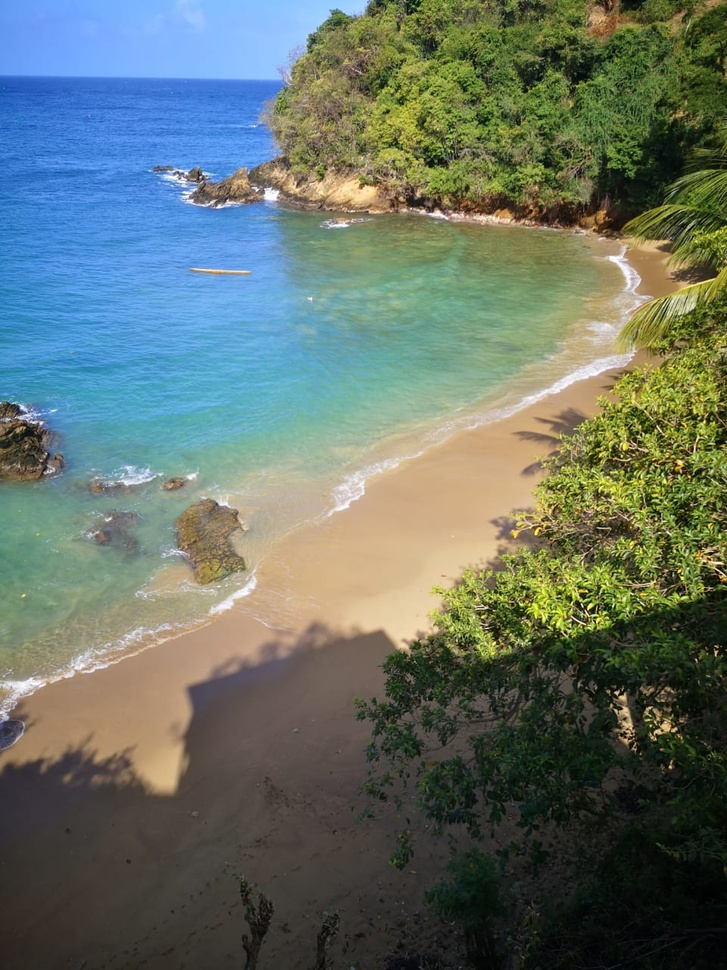
#> input picture classical - opencv/images/castara.jpeg, 727 x 970 px, shrunk from 960 x 1280 before the run
$ jupyter execute 'translation rotation.ipynb'
#> lines starting #> are read from the running program, lines starting #| are printed output that depends on the picture
[cell 1]
# Our Setup, Import Libaries, Create our Imshow Function and Download our Images
import cv2
import numpy as np
from matplotlib import pyplot as plt

# Define our imshow function
def imshow(title = "Image", image = None, size = 5):
    w, h = image.shape[0], image.shape[1]
    aspect_ratio = w/h
    plt.figure(figsize=(size * aspect_ratio,size))
    plt.imshow(cv2.cvtColor(image, cv2.COLOR_BGR2RGB))
    plt.title(title)
    plt.show()

### translation ###

[cell 2]
# Load our image
image = cv2.imread('./images/castara.jpeg')
#> image is the input picture: shape (970, 727, 3); mean B, G, R 103, 113.5, 101.1
imshow("Original", image)

# Store height and width of the image
height, width = image.shape[:2]

# We shift it by quarter of the height and width
quarter_height, quarter_width = height/4, width/4
#quarter_height, quarter_width = -height/4, -width/4

# Our Translation
#       | 1 0 Tx |
#  T  = | 0 1 Ty |

# T is our translation matrix
T = np.float32([[1, 0, quarter_width], [0, 1,quarter_height]])
# this shofts the image into x and/or y axis by the quarter value of the width or height

# We use warpAffine to transform the image using the matrix, T
img_translation = cv2.warpAffine(image, T, (width, height))
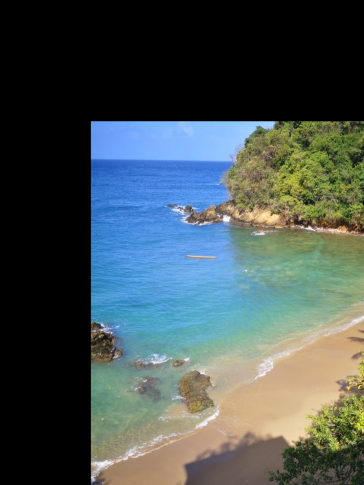
#> img_translation: shape (970, 727, 3) (shown at 1/2 size); mean B, G, R 82.1, 82.2, 69.9
imshow("Translated", img_translation)

[cell 3]
print(T)
#| [[  1.     0.   181.75]
#|  [  0.     1.   242.5 ]]

print(height, width )
#| 970 727

### rotation ###

[cell 4]
height, width = image.shape[:2]

# Divide by two to rototate the image around its centre
rotation_matrix = cv2.getRotationMatrix2D((width/2, height/2), 90, 1)

# Input our image, the rotation matrix and our desired final width and height
rotated_image = cv2.warpAffine(image, rotation_matrix, (width, height))
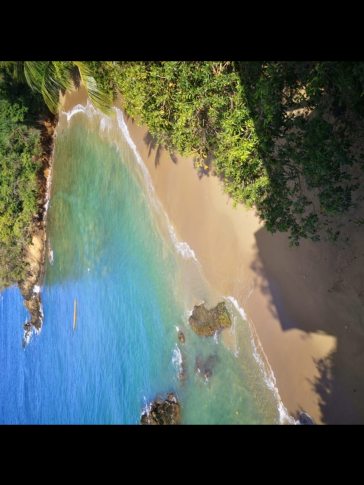
#> rotated_image: shape (970, 727, 3) (shown at 1/2 size); mean B, G, R 82.4, 92.8, 83.8
imshow("Rotated 90 degrees with scale = 1", rotated_image)

[cell 5]
# Divide by two to rototate the image around its centre
rotation_matrix = cv2.getRotationMatrix2D((width/2, height/2), 90, 0.5)
print(rotation_matrix)
#| [[ 3.061617e-17  5.000000e-01  1.210000e+02]
#|  [-5.000000e-01  3.061617e-17  6.667500e+02]]
# Input our image, the rotation matrix and our desired final width and height
rotated_image = cv2.warpAffine(image, rotation_matrix, (width, height))
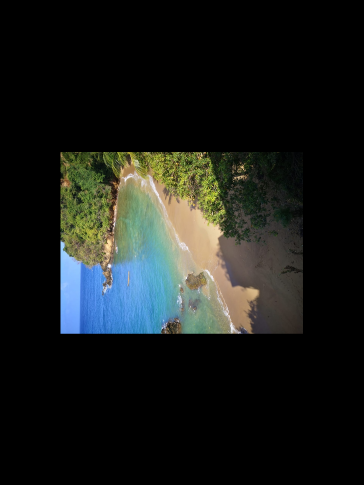
#> rotated_image: shape (970, 727, 3) (shown at 1/2 size); mean B, G, R 25.8, 28.5, 25.3
imshow("Rotated 90 degrees with scale = 0.5", rotated_image)

tranpose can also be used for rotaion

[cell 6]
rotated_image = cv2.transpose(image)
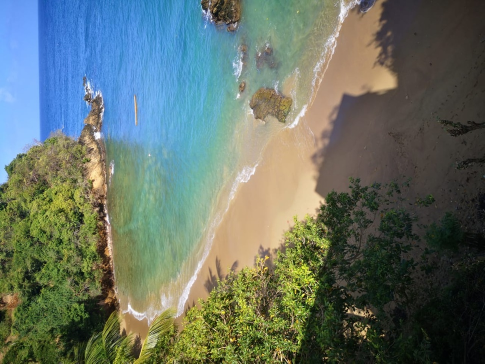
#> rotated_image: shape (727, 970, 3) (shown at 1/2 size); mean B, G, R 103, 113.5, 101.1
imshow("Original", image)
imshow("Rotated using Transpose", rotated_image)

[cell 7]
flipped = cv2.flip(image, 1)
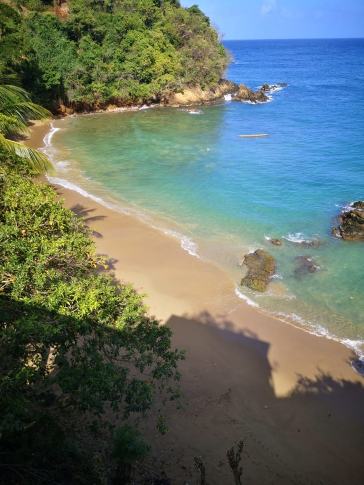
#> flipped: shape (970, 727, 3) (shown at 1/2 size); mean B, G, R 103, 113.5, 101.1
imshow("Horizontal Flip", flipped)

[cell 8]
rotated_image = cv2.transpose(flipped)
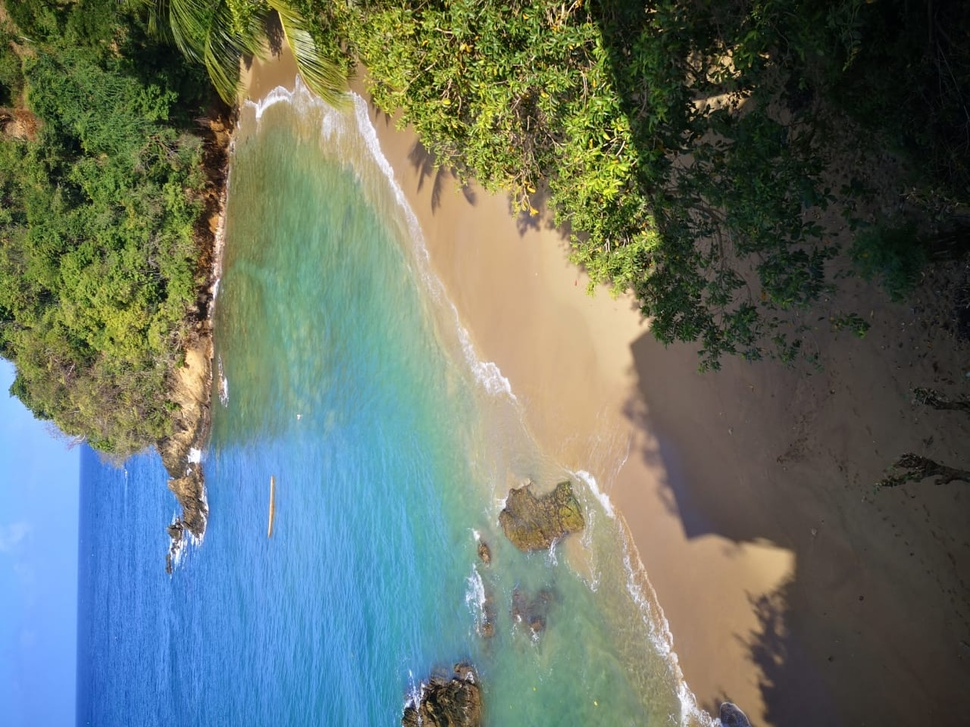
#> rotated_image: shape (727, 970, 3); mean B, G, R 103, 113.5, 101.1
imshow("Original", image)
imshow("Rotated using Transpose", rotated_image)

$ run again, with classical - opencv/images/Volleyball.jpeg copied over classical - opencv/images/castara.jpeg
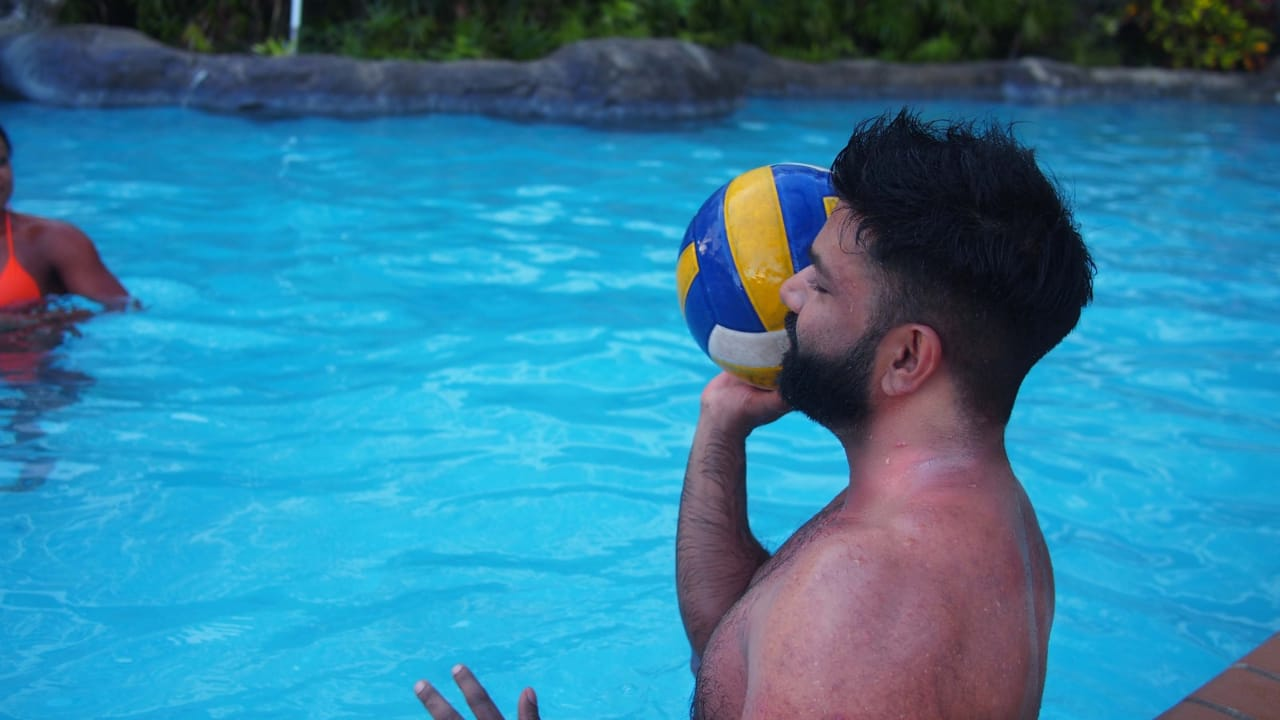
#> input picture classical - opencv/images/Volleyball.jpeg, 1280 x 720 px
#> image is the input picture: shape (720, 1280, 3); mean B, G, R 159.8, 127.4, 49.9
#| [[  1.   0. 320.]
#|  [  0.   1. 180.]]
#| 720 1280
#| [[ 3.061617e-17  5.000000e-01  4.600000e+02]
#|  [-5.000000e-01  3.061617e-17  6.800000e+02]]
#> `flipped = cv2.flip(image, 1)`:
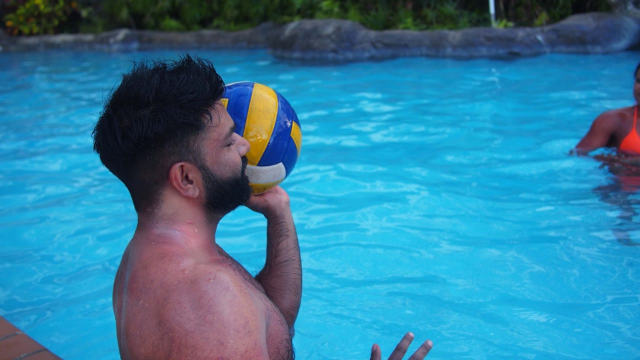
#> flipped: shape (720, 1280, 3) (shown at 1/2 size); mean B, G, R 159.8, 127.4, 49.9
#> `rotated_image = cv2.transpose(flipped)`:
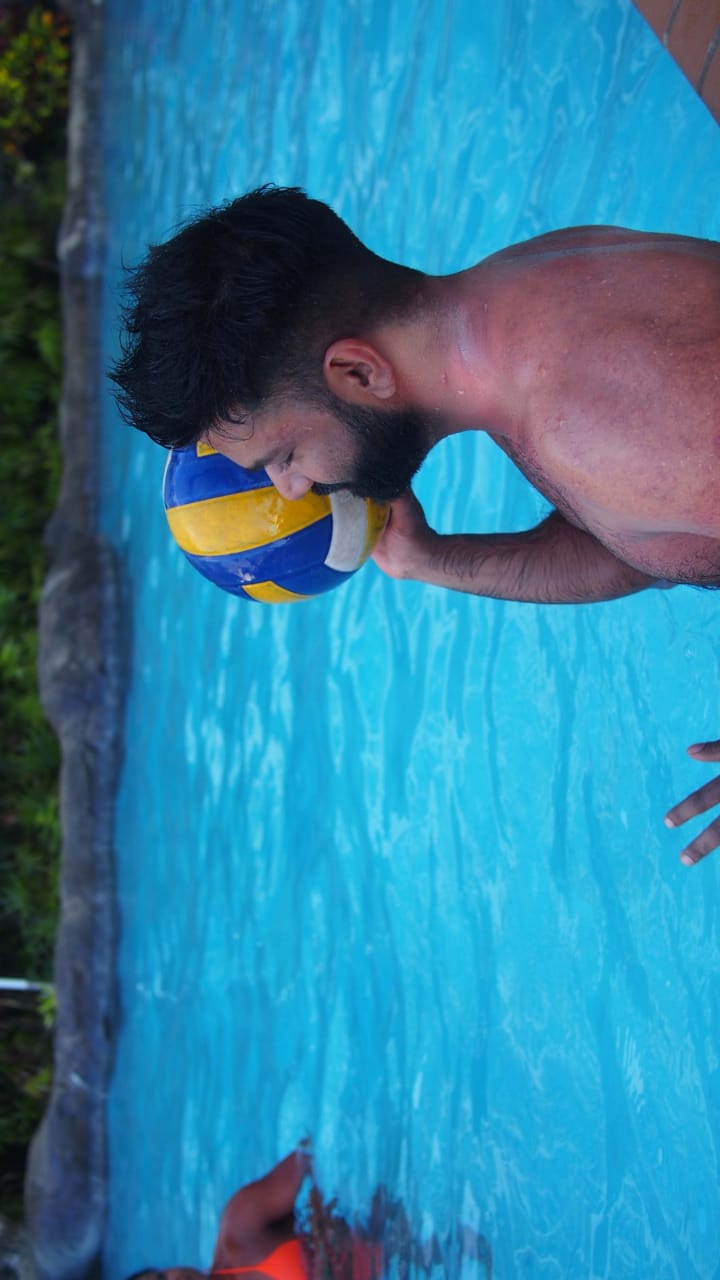
#> rotated_image: shape (1280, 720, 3); mean B, G, R 159.8, 127.4, 49.9

$ run again, with classical - opencv/images/blacksandbeach.jpeg copied over classical - opencv/images/castara.jpeg
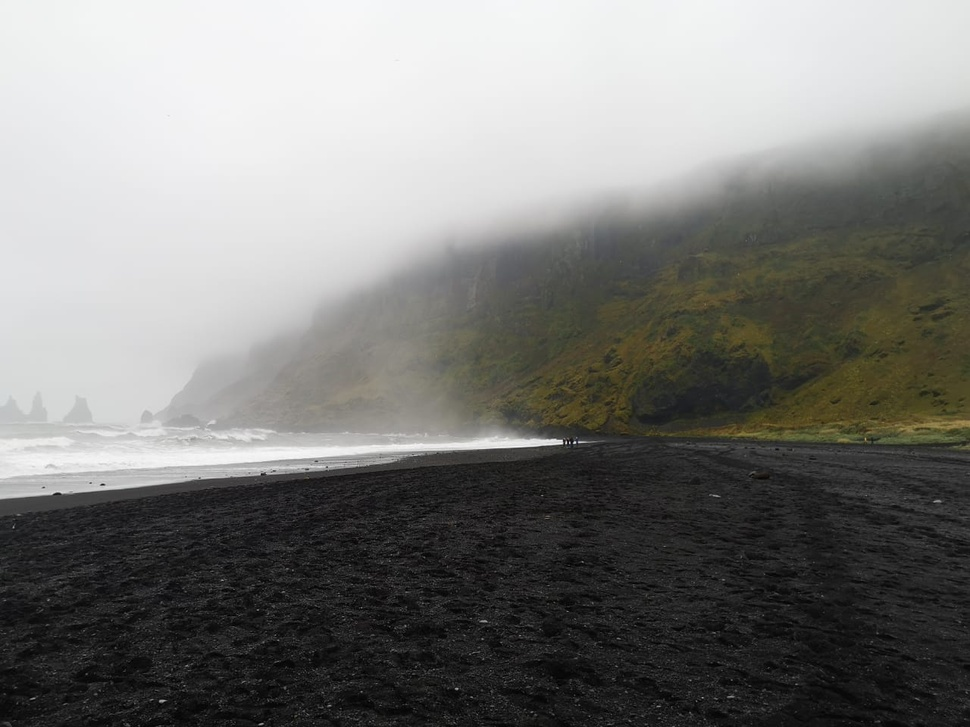
#> input picture classical - opencv/images/blacksandbeach.jpeg, 970 x 727 px, shrunk from 1280 x 960 before the run
#> image is the input picture: shape (727, 970, 3); mean B, G, R 121.3, 124, 124.1
#> `img_translation = cv2.warpAffine(image, T, (width, height))`:
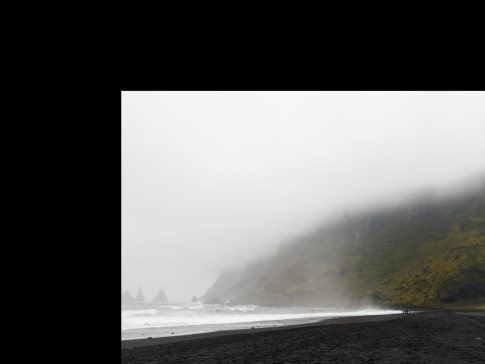
#> img_translation: shape (727, 970, 3) (shown at 1/2 size); mean B, G, R 95, 96, 96.1
#| [[  1.     0.   242.5 ]
#|  [  0.     1.   181.75]]
#| 727 970
#| [[ 3.061617e-17  5.000000e-01  3.032500e+02]
#|  [-5.000000e-01  3.061617e-17  6.060000e+02]]
#> `rotated_image = cv2.transpose(flipped)`:
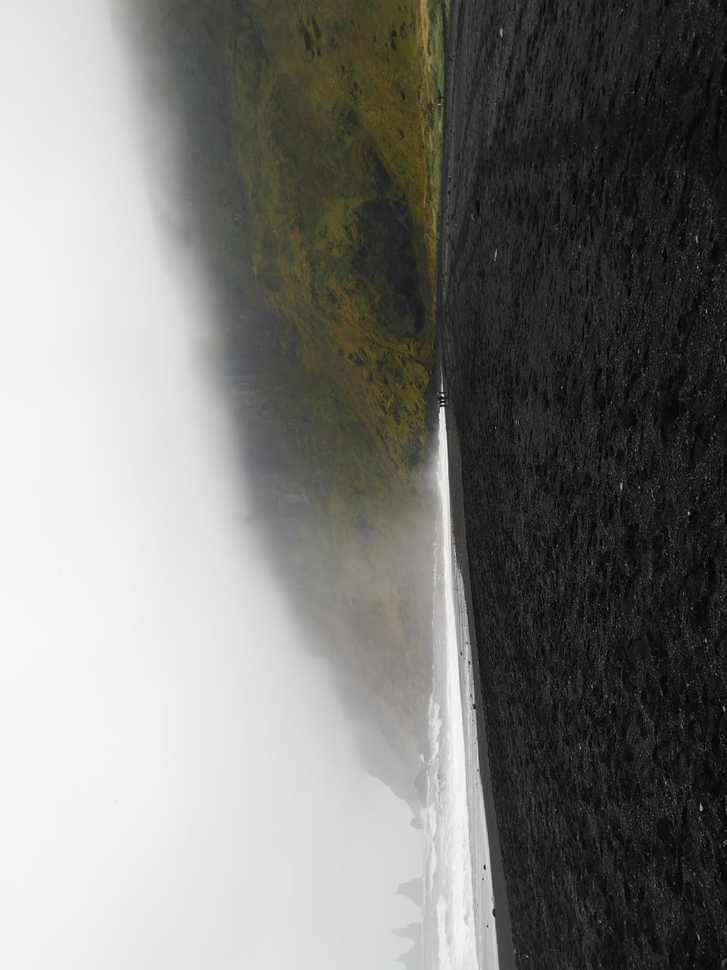
#> rotated_image: shape (970, 727, 3); mean B, G, R 121.3, 124, 124.1
